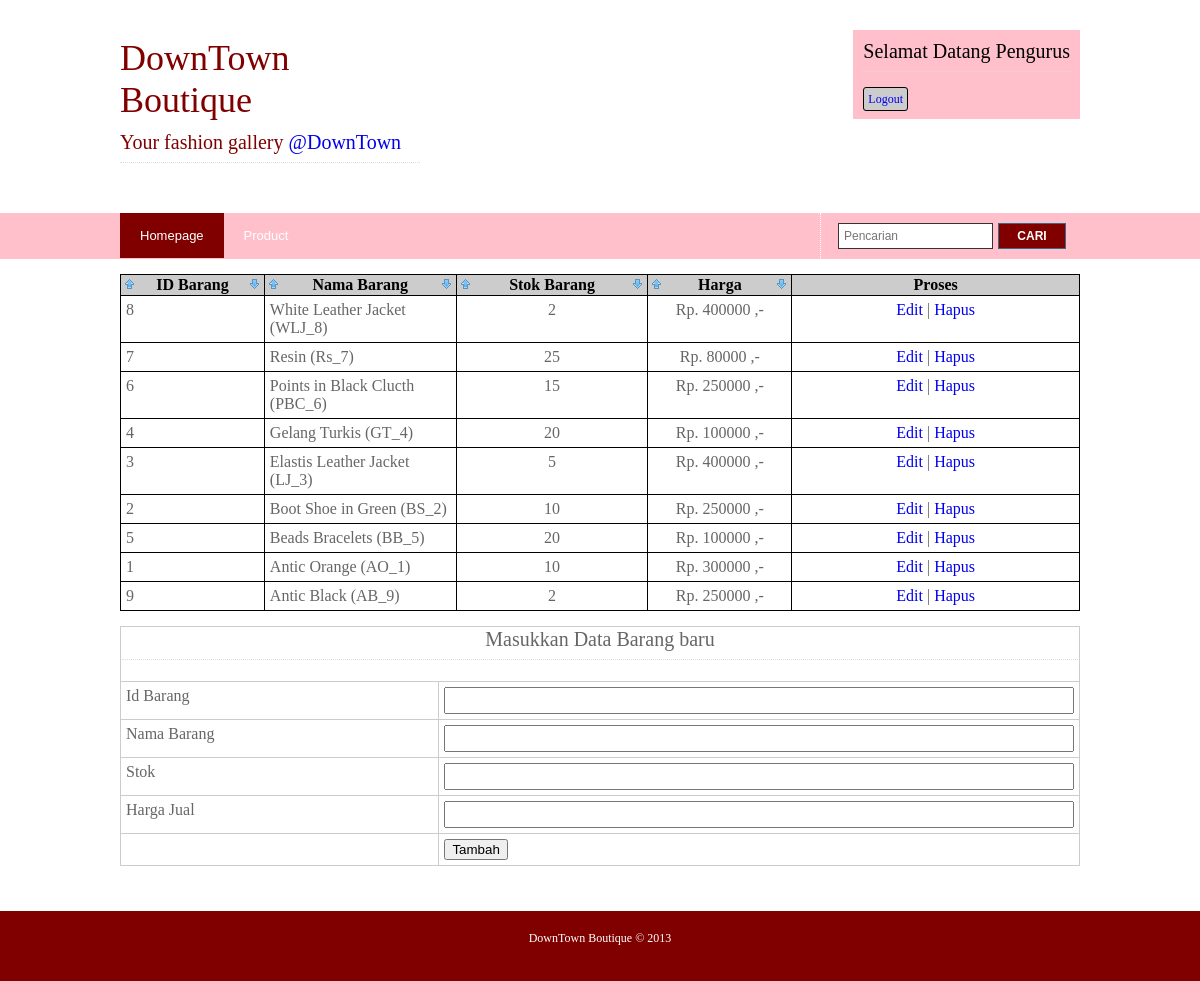
Page /barang-order-nama_barang-desc (signed in) on the committed database.
### tables this page shows
CREATE TABLE IF NOT EXISTS `barang` (
  `id_barang` int(3) NOT NULL DEFAULT '0',
  `nama_barang` varchar(30) NOT NULL,
  `stok_barang` int(2) NOT NULL,
  `harga_jual` int(7) NOT NULL,
  PRIMARY KEY (`id_barang`)
);

### includes/contents/barang.php (the view, shortened to what this page needs)
<div class="wrapper col4">
	<br class="clear" />
	<div id="services">
			<?php
			if(!isset($_SESSION['sebagai'],$_SESSION['nama'],$_SESSION['pass'])){
				$stok = mysql_query("SELECT id_barang FROM barang");
				$stok = mysql_num_rows($stok);
				$bagi = $stok /3;
				$intbagi = (int)$bagi;
				$kali = $intbagi * 3;
				$barang = mysql_query("SELECT * FROM barang ORDER BY id_barang DESC LIMIT $kali") ;
				$mulai= 1;
				$tiga = 3;
				echo "<ul>";
				while($b = mysql_fetch_array($barang)){
					if($mulai == 1){
						echo "<li>";
					}else if($mulai == $tiga){
						echo "<li class=\"last\">";
						$tambah = $mulai + $tiga;
					}else if($mulai == $tambah){
						echo "<li class=\"last\">";
						$tambah = $mulai + $tiga;
					}else{
						echo "<li>";
					}
					echo "<div>
						<h2>$b[nama_barang]</h2>
						<p>Stok : $b[stok_barang]<br>
						Harga : $b[harga_jual]</p>";
					include "functions/isset_link.php";
					echo "</div></li>";
					$mulai++;
				}
				echo "</ul>";
			}else if((isset($_SESSION['sebagai'],$_SESSION['nama'],$_SESSION['pass'])) AND ($_SESSION['sebagai'] == 'pengurus')){
				if(!isset($_GET['proses'])){
					echo "
					<table border=\"1\" style=\"color:#000;\">
					<tr style=\"background:#ccc;\">
						<th width=\"15%\" style=\"border:1px solid #000;\">
							<a style=\"float:left;\" href=\"barang-order-id_barang-desc\"><img src=\"images/top.png\"/></a>ID Barang
							<a style=\"float:right;\" href=\"barang-order-id_barang-asc\"><img src=\"images/down.png\"/></a>
						</th>
						<th width=\"20%\" style=\"border:1px solid #000;\">
							<a style=\"float:left;\" href=\"barang-order-nama_barang-desc\"><img src=\"images/top.png\"/></a>Nama Barang
							<a style=\"float:right;\" href=\"barang-order-nama_barang-asc\"><img src=\"images/down.png\"/></a>
						</th>
						<th width=\"20%\" style=\"border:1px solid #000;\">
							<a style=\"float:left;\" href=\"barang-order-stok_barang-desc\"><img src=\"images/top.png\"/></a>Stok Barang
							<a style=\"float:right;\" href=\"barang-order-stok_barang-asc\"><img src=\"images/down.png\"/></a>
						</th>
						<th width=\"15%\" style=\"border:1px solid #000;\">
							<a style=\"float:left;\" href=\"barang-order-harga_jual-desc\"><img src=\"images/top.png\"/></a>Harga
							<a style=\"float:right;\" href=\"barang-order-harga_jual-asc\"><img src=\"images/down.png\"/></a>
						</th>
						<th width=\"30%\" style=\"border:1px solid #000;\">Proses</th>
					</tr>";
						if(!isset($_GET['order'])){
							$barang = mysql_query("SELECT * FROM barang ");
						}else{
							$order = addslashes($_GET['order']);
							$sort = addslashes($_GET['sort']);
							$barang = mysql_query("SELECT * FROM barang ORDER BY $order $sort");
						}
						$mulai=1;
						while($b = mysql_fetch_array($barang)){
							if($mulai%2==0){echo "<tr class=\"dark\">";}else{echo "<tr class=\"light\">";}
							echo "<td style=\"border:1px solid #000;\">$b[id_barang]</td>
							<td style=\"border:1px solid #000;\">$b[nama_barang]</td>
							<td style=\"text-align:center;border:1px solid #000;\">$b[stok_barang]</td>
							<td style=\"text-align:center;border:1px solid #000;\">Rp. $b[harga_jual] ,-</td>
							<td style=\"text-align:center;border:1px solid #000;\">
							<a href=\"barang-$b[id_barang]-edit\">Edit</a> |
							<a href=\"barang-$b[id_barang]-hapus\">Hapus</a>
							</td></tr>";
							$mulai++;
						}
					echo "</table>";
					?>
					<form action="users/pengurus/proses/tambah.barang.php" method="post">
						<table border="1" style="color:#000;">
							<tr class='light'>
								<th colspan='2'><center><h1>Masukkan Data Barang baru</h1></center></th>
							</tr>
							<tr class='dark'>
								<td>Id Barang</td>
								<td><input class="input" type="text" name="id" /></td>
							</tr>
							<tr class='light'>
								<td>Nama Barang</td>
								<td><input class="input" type="text" name="nama"/></td>
							</tr>
							<tr class='dark'>
								<td>Stok</td>
								<td><input class="input" type="text" name="stok"/></td>
							</tr>
							<tr class='light'>
								<td>Harga Jual</td>
								<td><input class="input" type="text" name="harga"/></td>
							</tr>
							<tr class='dark'>
								<td></td>
								<td><input type="submit" name="submit" value="Tambah" /></td>
							</tr>
						</table>
					</form>
					<?php
				}else if($_GET['proses']=='edit'){
					if(!isset($_GET['id'])){
						echo "<script>document.location='barang';</script>";
					}else{
						$id= addslashes($_GET['id']);
						$barang = mysql_query("SELECT * FROM barang WHERE id_barang='$id'");
						$jbarang = mysql_num_rows($barang);
						if($jbarang == 1){
							$b = mysql_fetch_array($barang);?>
							<form action="users/pengurus/proses/edit.barang.php" method="post">
							<style>.input{padding:4px;width:100%;}</style>
								<table border="1" style="color:#000;">
									<tr class='light'>
										<th colspan='2'><center><h1>Data Barang</h1></center></th>
									</tr>
									<tr class='dark'>
										<td>Id Barang</td>
										<td><input type="hidden" name="id" value="<?php echo $b['id_barang']?>"/><?php echo $b['id_barang'];?></td>
									</tr>
									<tr class='light'>
										<td>Nama Barang</td>
										<td><input class='input' type="text" name="nama" value="<?php echo $b['nama_barang']?>"/></td>
									</tr>
									<tr class='dark'>
										<td>Stok</td>
										<td><input class='input' type="text" name="stok" value="<?php echo $b['stok_barang']?>"/></td>
									</tr>
									<tr class='light'>
										<td>Harga Jual</td>
										<td><input class='input' type="text" name="harga" value="<?php echo $b['harga_jual']?>"/></td>
									</tr>
									<tr class='dark'>
										<td></td>
										<td><input type="submit" value="Edit" /></td>
									</tr>
								</table>
							</form>
							<br>
							<?php
						}else{
							echo "<script>alert('Data tidak ditemukan');document.location='barang';</script>";
						}
					}
				}else if($_GET['proses']=='hapus'){
					if(!isset($_GET['id'])){
						echo "<script>document.location='barang';</script>";
					}else{
						$id= addslashes($_GET['id']);
						$barang = mysql_query("SELECT * FROM barang WHERE id_barang='$id'");
						$jbarang = mysql_num_rows($barang);
						if($jbarang == 1){
							$titip = mysql_query("SELECT id_barang FROM titip_barang WHERE id_barang='$id'");
							$jtitip = mysql_num_rows($titip);
							if($jtitip == 0){
								$delete = mysql_query("DELETE FROM barang WHERE id_barang='$id'");
								if($delete){
									echo "<script>alert('Data berhasil dihapus');document.location='barang';</script>";
								}else{
									echo "<script>alert('Data gagal dihapus');document.location='barang';</script>";
								}
							}else{
															}
						}else{
							echo "<script>alert('Data tidak ditemukan');document.location='barang';</script>";
						}
					}
				}
			}
			?>
			<br class="clear" />
			<br class="clear" />
	</div>
</div>

### styles/layout.css (style rules this page uses)
body { margin:0; padding:0; font-size:12px; font-family:comic sans ms; color:#FFFFFF; background-color:#29313C; }
img { border:0; display:block; padding:0; margin:0; }
a { outline:none; text-decoration:none; }
div.wrapper { display:block; width:100%; margin:0; text-align:left; }
div.wrapper h1, div.wrapper h2, div.wrapper h3, div.wrapper h4, div.wrapper h5, div.wrapper h6 { margin:0 0 20px 0; padding:0 0 8px 0; font-size:20px; font-weight:normal; font-family:Georgia, "Times New Roman", Times, serif; border-bottom:1px dotted #DDDDDD; }
.col3, .col4, .col5 { color:black; background-color:#FFFFFF; }
#header, #topbar, #intro, #services, #breadcrumb, #container, #footer, #copyright { position:relative; margin:0 auto 0; display:block; width:960px; }
#services ul, #services p, #services h2, #services img { margin:0; padding:0; list-style:none; }

### styles/forms.css (style rules this page uses)
form, fieldset, legend { margin:0; padding:0; border:none; }

### styles/tables.css (style rules this page uses)
table { width:100%; border-collapse:collapse; table-layout:auto; vertical-align:top; margin-bottom:15px; border:1px solid #CCCCCC; }
table tbody td { vertical-align:top; border-collapse:collapse; border-left:1px solid #CCCCCC; border-right:1px solid #CCCCCC; }
table thead th, table tbody td { padding:5px; border-collapse:collapse; }
table tbody tr.light { color:#666666; background-color:white; }
table tbody tr.dark { color:#666666; background-color:white; }

### includes/contents/barang.php (style rules this page uses)
.input { padding:4px;width:100%; }

### rows in the picture
barang: id_barang "8", nama_barang "White Leather Jacket (WLJ_8)", stok_barang "2", harga_jual "400000"
barang: id_barang "7", nama_barang "Resin (Rs_7)", stok_barang "25", harga_jual "80000"
barang: id_barang "6", nama_barang "Points in Black Clucth (PBC_6)", stok_barang "15", harga_jual "250000"
barang: id_barang "4", nama_barang "Gelang Turkis (GT_4)", stok_barang "20", harga_jual "100000"
barang: id_barang "3", nama_barang "Elastis Leather Jacket (LJ_3)", stok_barang "5", harga_jual "400000"
barang: id_barang "2", nama_barang "Boot Shoe in Green (BS_2)", stok_barang "10", harga_jual "250000"
barang: id_barang "5", nama_barang "Beads Bracelets (BB_5)", stok_barang "20", harga_jual "100000"
barang: id_barang "1", nama_barang "Antic Orange (AO_1)", stok_barang "10", harga_jual "300000"
barang: id_barang "9", nama_barang "Antic Black (AB_9)", stok_barang "2", harga_jual "250000"

### other values in the picture
$p "Pengurus"
